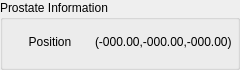
         <widget class="QGroupBox" name="groupBox_2">
          <property name="sizePolicy">
           <sizepolicy hsizetype="Minimum" vsizetype="Minimum">
            <horstretch>0</horstretch>
            <verstretch>0</verstretch>
           </sizepolicy>
          </property>
          <property name="minimumSize">
           <size>
            <width>220</width>
            <height>0</height>
           </size>
          </property>
          <property name="maximumSize">
           <size>
            <width>240</width>
            <height>70</height>
           </size>
          </property>
          <property name="title">
           <string>Prostate Information</string>
          </property>
          <widget class="QWidget" name="layoutWidget">
           <property name="geometry">
            <rect>
             <x>11</x>
             <y>21</y>
             <width>221</width>
             <height>41</height>
            </rect>
           </property>
           <layout class="QHBoxLayout" name="horizontalLayout_7">
            <item>
             <widget class="QLabel" name="label_21">
              <property name="sizePolicy">
               <sizepolicy hsizetype="Expanding" vsizetype="Expanding">
                <horstretch>0</horstretch>
                <verstretch>0</verstretch>
               </sizepolicy>
              </property>
              <property name="text">
               <string>Position</string>
              </property>
              <property name="alignment">
               <set>Qt::AlignCenter</set>
              </property>
             </widget>
            </item>
            <item>
             <widget class="QLabel" name="label_ProstatePosition">
              <property name="sizePolicy">
               <sizepolicy hsizetype="Expanding" vsizetype="Expanding">
                <horstretch>0</horstretch>
                <verstretch>0</verstretch>
               </sizepolicy>
              </property>
              <property name="text">
               <string>(-000.00,-000.00,-000.00)</string>
              </property>
             </widget>
            </item>
           </layout>
          </widget>
         </widget>
